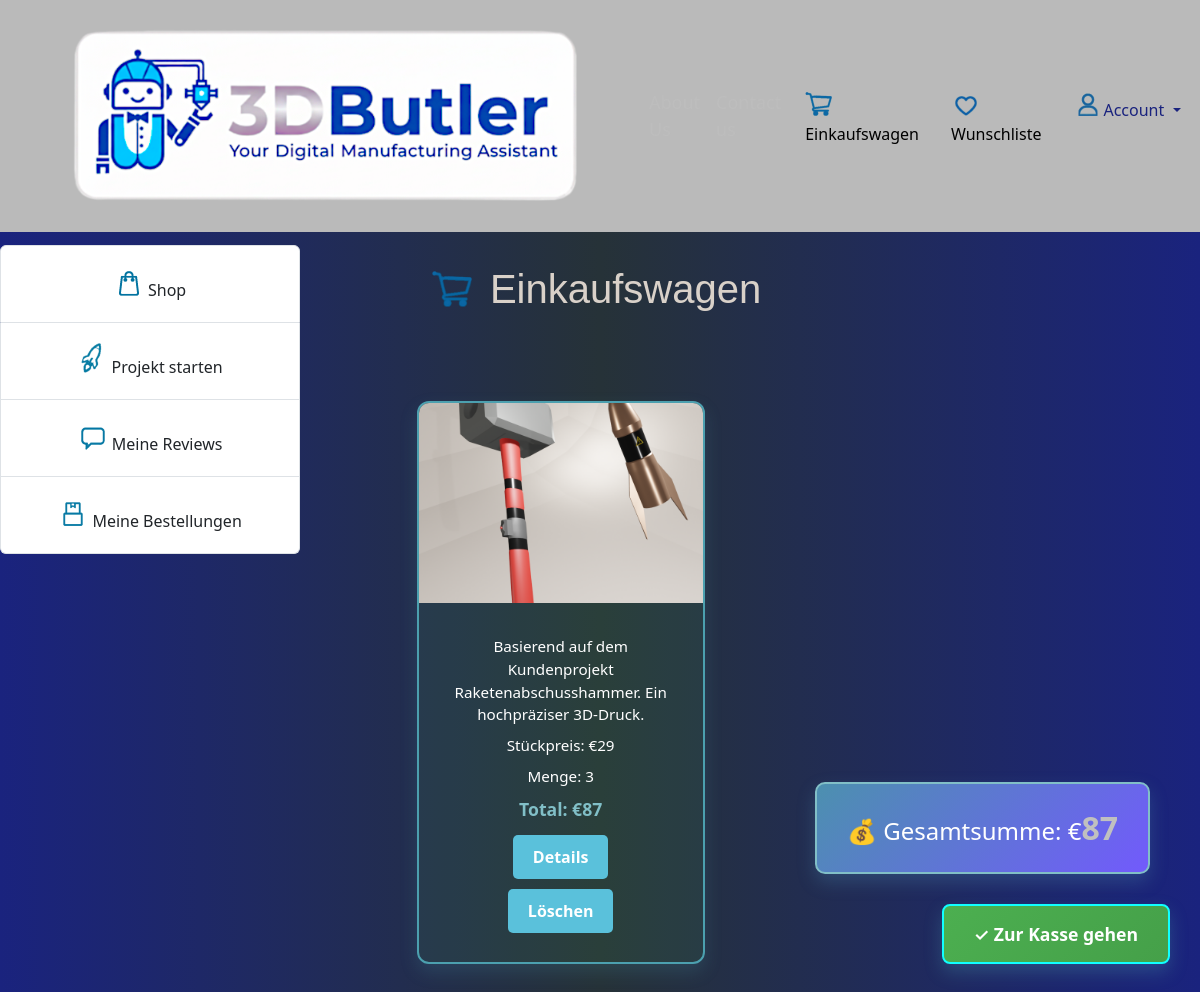
Page /cart (signed in) on the committed database.
### tables this page shows
CREATE TABLE "CartPositions" (
    "PositionID" TEXT NOT NULL PRIMARY KEY,  -- UUID als TEXT, nicht INTEGER
    "CartID" TEXT NOT NULL,                  -- UUID für CartID als TEXT
    "ProductID" TEXT NOT NULL,
    "Quantity" INTEGER NOT NULL,
    "DateAdded" TEXT NOT NULL,
    FOREIGN KEY ("CartID") REFERENCES "ShoppingCarts" ("CartID"),
    FOREIGN KEY ("ProductID") REFERENCES "Products" ("ProductID"),
    UNIQUE ("CartID", "ProductID")
);

CREATE TABLE "Products" (
    "ProductID" TEXT NOT NULL PRIMARY KEY,
    "UserID" TEXT NOT NULL,
    "ProductCategory" TEXT NOT NULL,
    "MaterialType" TEXT NOT NULL,
    "ProductName" TEXT NOT NULL,
    "ProductDescription" TEXT NOT NULL,
    "WeightG" REAL NOT NULL,
    "PrintTimeMin" INTEGER NOT NULL,
    "CreatedAt" TEXT NOT NULL,
    "StockQuantity" INTEGER NOT NULL,
    "IsActive" INTEGER NOT NULL,
    "ImagePath" TEXT,
    "IsShopReady" INTEGER NOT NULL DEFAULT 0,
    "IsShopVisible" INTEGER NOT NULL DEFAULT 0,
    "Color" TEXT,
    "SourceProjectID" TEXT,
    FOREIGN KEY ("UserID") REFERENCES "Users" ("UserID"),
    FOREIGN KEY ("ProductCategory") REFERENCES "ProductCategories" ("CategoryName")
);

CREATE TABLE "ProductPrices" (
    "PriceID" TEXT NOT NULL PRIMARY KEY,
    "ProductID" TEXT NOT NULL,
    "ProductPrice" INTEGER NOT NULL,
    "DateAdded" TEXT NOT NULL,
    FOREIGN KEY ("ProductID") REFERENCES "Products"("ProductID")
);

### website/views.py (the view)
@views.route('/cart')  # Deine Warenkorb-Route
@login_required
@check_active
def cart():
    user_id = session['user_id']
    cart_items = []
    try:
        cart_items = cart_manager.get_cart_items_for_user(user_id)
    except Exception as e:
        print(f"Fehler beim Abrufen der Warenkorbartikel: {e}")
        flash('Ein Fehler beim Laden des Warenkorbs ist aufgetreten. Bitte versuchen Sie es erneut.', 'danger')
    print(f"Warenkorbartikel: {cart_items}")  # Konsolenausgabe
    return render_template('cart.html', cart_items=cart_items)

### website/cart_manager.py (called while the page is built)
    def get_cart_items_for_user(self, user_id):
        query = """
            SELECT sc.CartID, p.ProductID, p.ProductName, p.ProductDescription, pp.ProductPrice, cp.Quantity, p.ImagePath
            FROM ShoppingCarts sc
            JOIN CartPositions cp ON sc.CartID = cp.CartID
            JOIN Products p ON cp.ProductID = p.ProductID
            JOIN ProductPrices pp ON p.ProductID = pp.ProductID
            WHERE sc.UserID = ?
            AND pp.DateAdded = (
                SELECT MAX(DateAdded)
                FROM ProductPrices
                WHERE ProductID = pp.ProductID
            )
        """
        return self._execute_query(query, (user_id,), fetch=True)

### website/user.py (called while the page is built)
def login_required(f):
    @wraps(f)
    def decorated_function(*args, **kwargs):
        if 'user_id' not in session:
            flash("Bitte melden Sie sich an.", "warning")
            return redirect(url_for('auth.login'))
        return f(*args, **kwargs)
    return decorated_function

def check_active(f):
    @wraps(f)
    def decorated_function(*args, **kwargs):
        user_id = session.get('user_id')
        if not user_id:
            flash("Bitte melden Sie sich an.", "warning")
            return redirect(url_for('auth.login'))
        user_data = current_app.user_manager.find_user_by_id(user_id)
        if not user_data:
            session.clear()
            return redirect(url_for('auth.login'))
        if user_data['IsActive'] != 1:
            flash("Ihr Konto ist noch nicht verifiziert.", "warning")
            return redirect(url_for('auth.verify_account'))
        return f(*args, **kwargs)
    return decorated_function

### website/user_manager.py (called while the page is built)
    def find_user_by_id(self, user_id):
        query = "SELECT IsActive, IsAdmin FROM Users WHERE UserID = ?"
        result = self._execute_query(query, (user_id,), fetch=True)
        if result:
            return {'IsActive': result[0][0], 'IsAdmin': result[0][1]}
        return None

### website/templates/cart.html (shortened to what this page needs)
{% extends 'base.html' %}
{% block body %}
<div class="col " style="margin: 13px;">
    <div class="list-group text-center" >
        <a href="{{ url_for('views.shop') }}" class="list-group-item list-group-item-action">
            <i class="shop-link" aria-hidden="true"></i>
            <span class="link-name">Shop</span>
        </a>
        <a href="{{ url_for('views.start_project') }}" class="list-group-item list-group-item-action">
            <i class="project-link" aria-hidden="true"></i>
            <span class="link-name">Projekt starten</span>
        </a>
        <a href="{{ url_for('views.my_reviews') }}" class="list-group-item list-group-item-action">
            <i class="reviews-link"></i>
            <span class="link-name">Meine Reviews</span>
        </a>
        <a href="{{ url_for('views.my_orders') }}" class="list-group-item list-group-item-action">
            <i class="orders-link"></i>
            <span class="link-name">Meine Bestellungen</span>
        </a>
    </div>
  </div>
<div class="cart-header">
    <h1><img src="{{ url_for('static', filename='icons/shoppingcart-icon1.png') }}" alt="Shopping Cart" style="height: 2.5rem; margin-right: 10px; vertical-align: middle;"> Einkaufswagen</h1>
</div>
<div class="container">
        {% for item in cart_items %}
        <div class="col-md-4" style="margin: 10px;">
            <div class="card">
                <img class="card-img-top" src="{{ url_for('static', filename=item[6]) }}" alt="{{ item[2] }}">
                <div class="card-body">
                    <p class="card-text">{{ item[3] }}</p>
                    <p class="card-text">Stückpreis: €{{ item[4] }}</p>
                    <p class="card-text">Menge: {{ item[5] }}</p>
                    <p class="card-text item-total">Total: €{{ item[4]|int * item[5]|int }}</p>
                    <a href="{{ url_for('views.product_detail', product_id=item[1]) }}" class="btn btn-primary">
                        Details
                    </a>
                    <form action="{{ url_for('views.delete_cart_product', product_id=item[1]) }}" method="POST">
                        <button type="submit" class="btn delete btn-primary">Löschen</button>
                    </form>
                </div>
            </div>
        </div>
        {% endfor %}
    </div>
<div class="total-amount">
    💰 Gesamtsumme: €<span id="total_amount_value">0</span>
</div>
<a href="{{ url_for('views.check_payment') }}" class="btn-checkout">✓ Zur Kasse gehen</a>
{% endblock %}

### website/static/css/style.css (style rules this page uses)
body { position: relative; overflow-x: hidden; }
body::before { content: ""; position: fixed; top: 0; left: -150%; width: 100%; height: 100%; background: linear-gradient( 120deg, transparent, rgba(128, 216, 255, 0.04) 40%, rgba(255, 255, 255, 0.08) 50%, rgba(128, 216, 255, 0.04) 60%, transparent ); z-index: -1; transform: skewX(-25deg); animation: global-shimmer 12s cubic-bezier(0.4, 0, 0.6, 1) infinite; pointer-events: none; }
h1 { font-family: Verdana, Geneva, Tahoma, sans-serif; color: rgb(217, 209, 201); }
.btn { background: #1A237E; border: 2px solid #0078a0; border-radius: 8px; color: #fff; }
.shop-link { background-image: url('/static/icons/shop-icon1.png'); width: 30px; height: 30px; background-size: cover; background-repeat: no-repeat; display: inline-block; }
.project-link { background-image: url('/static/icons/start-project-icon1.png'); width: 30px; height: 30px; background-size: cover; background-repeat: no-repeat; display: inline-block; }
.reviews-link { background-image: url('/static/icons/my-reviews-icon1.png'); width: 30px; height: 30px; background-size: cover; background-repeat: no-repeat; display: inline-block; }
.orders-link { background-image: url('/static/icons/my-orders-icon1.png'); width: 30px; height: 30px; background-size: cover; background-repeat: no-repeat; display: inline-block; }
.list-group { position: absolute; left:0px; width: 300px; }
.list-group-item { padding-top: 20px; padding-bottom: 20px; }

### website/templates/cart.html (style rules this page uses)
body { color: #000; background: linear-gradient(to right, #1A237E, #263238, #1A237E); }
.cart-header { padding: 20px 0; margin-bottom: 30px; text-align: center; }
.container { display: flex; flex-wrap: wrap; justify-content: center; gap: 20px; padding: 20px; margin-top: 20px; }
.card { width: 18rem; background-color: rgba(76, 175, 80, 0.1); border: 2px solid #4ca0af; color: #ffffff; box-shadow: 0 8px 18px rgba(76, 155, 175, 0.2); border-radius: 12px; transition: transform 0.3s, box-shadow 0.3s; }
.card img { width: 100%; height: 200px; object-fit: cover; border-radius: 10px 10px 0 0; }
.card-body { padding: 1.5rem; text-align: center; }
.card-text { margin: 8px 0; font-size: 0.95rem; }
.btn { background-color: #5ac1db; color: #ffffff; padding: 10px 20px; text-align: center; border: none; cursor: pointer; border-radius: 5px; margin: 5px 2px; transition: background-color 0.3s; font-weight: 600; }
.total-amount { background: linear-gradient(135deg, #4c90af, #725afc); border-style: solid; text-decoration: none; margin: 20px; font-size: 1.5rem; padding: 20px 30px; color: #ffffff; position: fixed; bottom: 100px; right: 30px; border-radius: 10px; box-shadow: 0 8px 18px rgba(76, 139, 175, 0.3); border: 2px solid #81bfc7; }
#total_amount_value { color: #c0c0c0; font-size: 2rem; font-weight: bold; }
.btn-checkout { background: linear-gradient(135deg, #4CAF50, #45a049); text-decoration: none; font-size: 1.1rem; padding: 15px 30px; border-radius: 8px; border: 2px solid #1ff; color: #ffffff; position: fixed; bottom: 30px; right: 30px; transition: transform 0.3s, box-shadow 0.3s; box-shadow: 0 8px 18px rgba(76, 160, 175, 0.3); font-weight: 600; cursor: pointer; display: inline-block; }
.item-total { color: #81bfc7; font-weight: bold; font-size: 1.1rem; }
.cart-header img { scale: 150%; padding-bottom: 10px; }

### rows in the picture
CartPositions: ProductName (picture), ProductDescription "Basierend auf dem Kundenprojekt Raketenabschusshammer. Ein hochpräziser 3D-Druck.", ProductPrice "29", Quantity "3", item[4]|int*item[5]|int "87"
